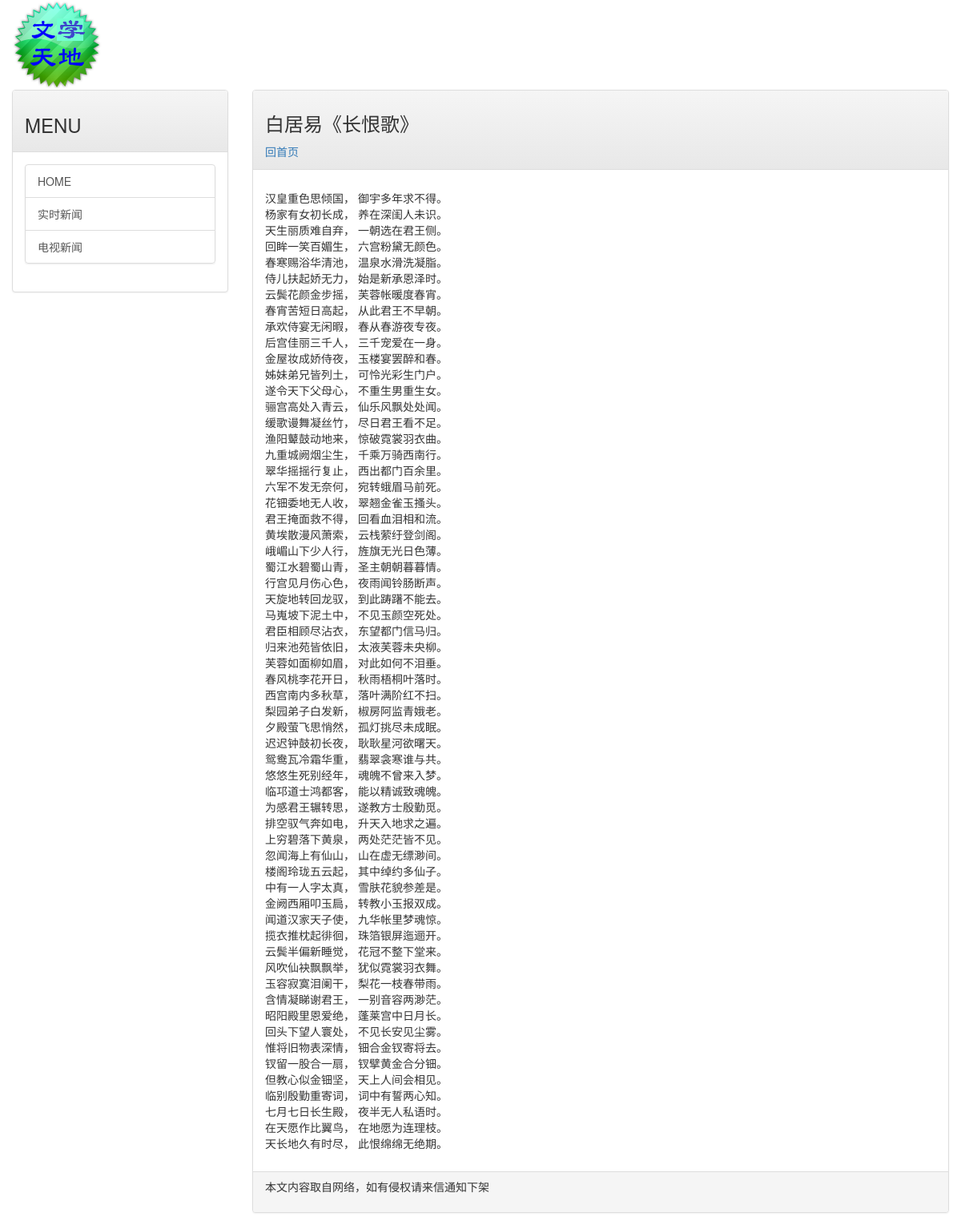
Page /post/baijunyi-changhenge on the committed database.
### mainsite/models.py (models this page shows, shortened)
class Post(models.Model):
    title = models.CharField(max_length=200)
    slug = models.CharField(max_length=200)
    body = models.TextField()
    abstract = models.TextField(max_length=300, default="")
    pub_date = models.DateTimeField(default=timezone.now)
    class Meta:
        ordering = ('-pub_date',)

### mainsite/views.py (the view)
# urls.py: url(r'^post/([\w-]+)$', showpost),
def showpost(request, slug):
    template = get_template('post.html')
    try:
        post = Post.objects.get(slug=slug)
        if post is not None:
            html = template.render(locals())
            return HttpResponse(html)
    except:
        return redirect('/')

### templates/post.html (shortened to what this page needs)
{% extends 'base.html' %}
{% load markdown_deux_tags %}
{% block headmessage %}
    <h3 style="font-family: 微软雅黑;">{{ post.title }}</h3>
    <a style="font-family: 微软雅黑;" href="/">回首页</a>
{% endblock %}
{% block content %}
    <p style="font-family: 微软雅黑;font-size: 12pt;letter-spacing: 2pt;">{{ post.body | markdown | linebreaks }}</p>
{% endblock %}

### rows in the picture
Post: title "白居易《长恨歌》", body "汉皇重色思倾国， 御宇多年求不得。 杨家有女初长成， 养在深闺人未识。 天生丽质难自弃， 一朝选在君王侧。 回眸一笑百媚生， 六宫粉黛无颜色。 春寒赐浴华清池， 温泉水滑洗凝脂。 侍儿扶起娇无力， 始是新承恩泽时。 云鬓花颜金步摇， 芙蓉帐暖度春宵。 春宵苦短日高起， 从此君王不早朝。 承欢侍宴无闲暇， 春从春游夜专夜。 后宫佳丽三千人， 三千宠爱在一身。 金屋妆成娇侍夜， 玉楼宴罢醉和春。 姊妹弟兄皆列土， 可怜光彩生门户。 遂令天下父母心， 不重生男重生女。 骊宫高处入青云， 仙乐风飘处处闻。 缓歌谩舞凝丝竹， 尽日君王看不足。 渔阳鼙鼓动地来， 惊破霓裳羽衣曲。 九重城阙烟尘生， 千乘万骑西南行。 翠华摇摇行复止， 西出都门百余里。 六军不发无奈何， 宛转蛾眉马前死。 花钿委地无人收， 翠翘金雀玉搔头。 君王掩面救不得， 回看血泪相和流。 黄埃散漫风萧索， 云栈萦纡登剑阁。 峨嵋山下少人行， 旌旗无光日色薄。 蜀江水碧蜀山青， 圣主朝朝暮暮情。 行宫见月伤心色， 夜雨闻铃肠断声。 天旋地转回龙驭， 到此踌躇不能去。 马嵬坡下泥土中， 不见玉颜空死处。 君臣相顾尽沾衣， 东望都门信马归。 归来池苑皆依旧， 太液芙蓉未央柳。 芙蓉如面柳如眉， 对此如何不泪垂。 春风桃李花开日， 秋雨梧桐叶落时。 西宫南内多秋草， 落叶满阶红不扫。 梨园弟子白发新， 椒房阿监青娥老。 夕殿萤飞思悄然， 孤灯挑尽未成眠。 迟迟钟鼓初长夜， 耿耿星河欲曙天。 鸳鸯瓦冷霜华重， 翡翠衾寒谁与共。 悠悠生死别经年， 魂魄不曾来入梦。 临邛道士鸿都客， 能以精诚致魂魄。 为感君王辗转思，…"
